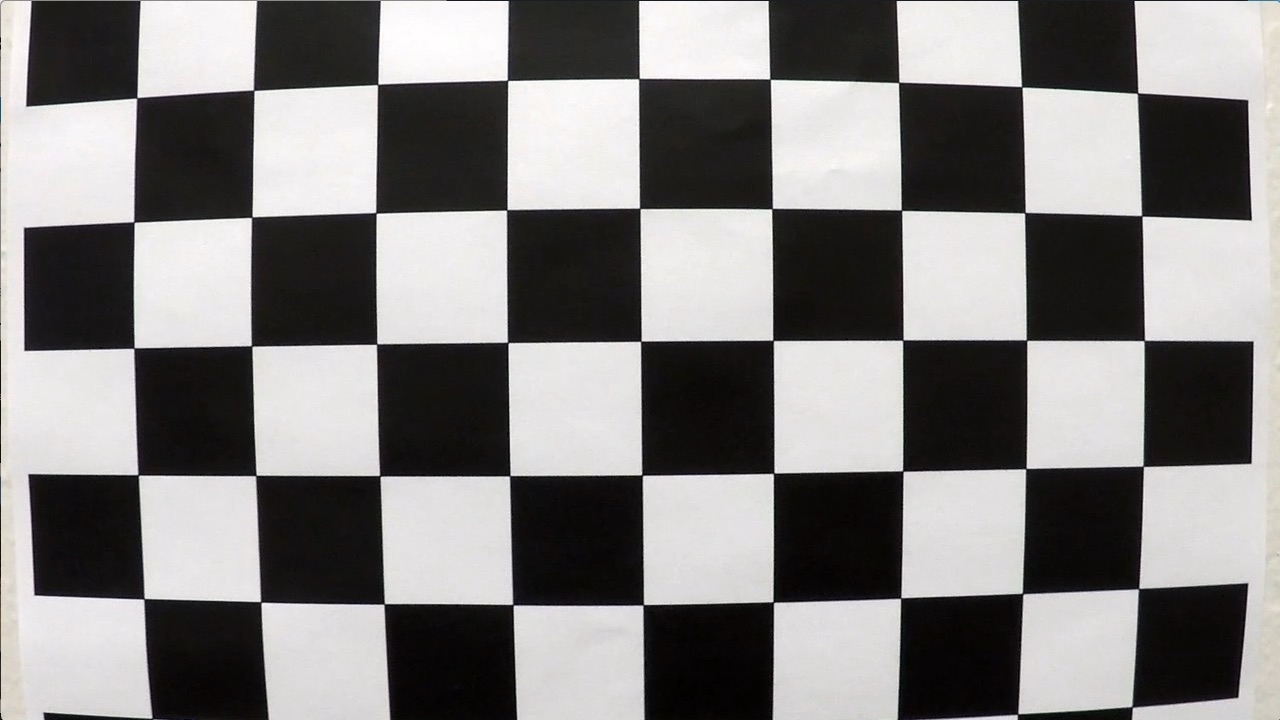
#> input picture camera_cal/calibration1.jpg, 1280 x 720 px; its folder holds 5 pictures in this run
$ python camera_calibration.py
#> lines starting #> are read from the running program, lines starting #| are printed output that depends on the picture; after the words box and inside, x2 and y2 are one past the last pixel; in counts of white or black regions, pixels touching at a corner belong together
import cv2
import numpy as np
import os
import glob
import matplotlib.pyplot as plt

# Defining the dimensions of checkerboard
CHECKERBOARD = (6,9)
criteria = (cv2.TERM_CRITERIA_EPS + cv2.TERM_CRITERIA_MAX_ITER, 30, 0.001)

# Creating vector to store vectors of 3D points for each checkerboard image
objpoints = []
# Creating vector to store vectors of 2D points for each checkerboard image
imgpoints = []


# Defining the world coordinates for 3D points
objp = np.zeros((1, CHECKERBOARD[0] * CHECKERBOARD[1], 3), np.float32)
objp[0,:,:2] = np.mgrid[0:CHECKERBOARD[0], 0:CHECKERBOARD[1]].T.reshape(-1, 2)
prev_img_shape = None

# Extracting path of individual image stored in a given directory
images = glob.glob('camera_cal/*.jpg')
for fname in images:
    img = cv2.imread(fname)
#> img is the input picture: shape (720, 1280, 3); mean B, G, R 127.8, 128.4, 130.1
    gray = cv2.cvtColor(img,cv2.COLOR_BGR2GRAY)
    # Find the chess board corners
    # If desired number of corners are found in the image then ret = true
    ret, corners = cv2.findChessboardCorners(gray, CHECKERBOARD, cv2.CALIB_CB_ADAPTIVE_THRESH + cv2.CALIB_CB_FAST_CHECK + cv2.CALIB_CB_NORMALIZE_IMAGE)
#> ret = False; corners = None

    """
    If desired number of corner are detected,
    we refine the pixel coordinates and display
    them on the images of checker board
    """
    if ret == True:
        objpoints.append(objp)
        # refining pixel coordinates for given 2d points.
        corners2 = cv2.cornerSubPix(gray, corners, (11,11),(-1,-1), criteria)

        imgpoints.append(corners2)

        # Draw and display the corners
        img = cv2.drawChessboardCorners(img, CHECKERBOARD, corners2, ret)
#> pass 2 of the loop `for fname in images:`:
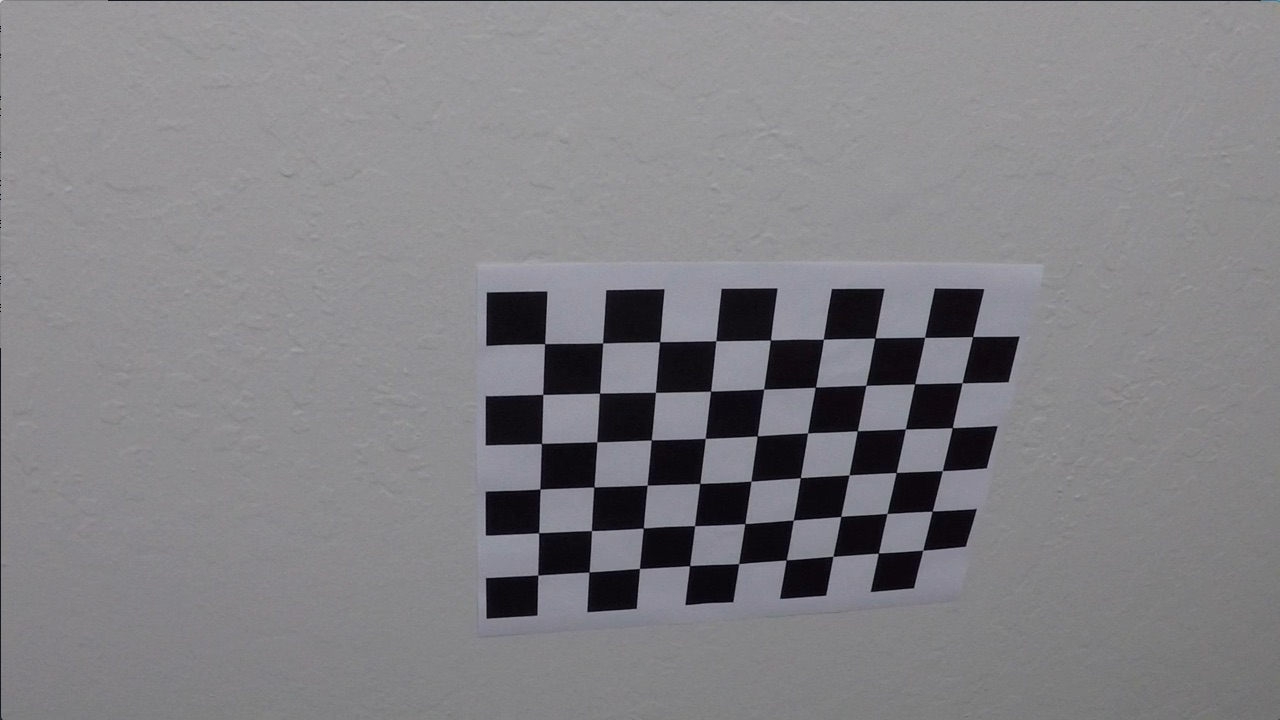
#> input picture camera_cal/calibration10.jpg, 1280 x 720 px
#> img is the input picture: shape (720, 1280, 3); mean B, G, R 133.1, 129.4, 130.2
#> ret = True; corners = 54 rows, first 8: [538.4, 575.5], [537.8, 533.4], [540, 488.9], [541.3, 443.6], [542.6, 393.8], [545.3, 343.1], [589.1, 571.8], [591.7, 531]
#> corners2 = 54 rows, first 8: [537.8, 575.1], [538.6, 532.7], [539.9, 489.1], [541.5, 443.4], [542.7, 394.4], [544.6, 343.6], [589, 572], [591.4, 530.6]
#> `img = cv2.drawChessboardCorners(img, CHECKERBOARD, corners2, ret)`:
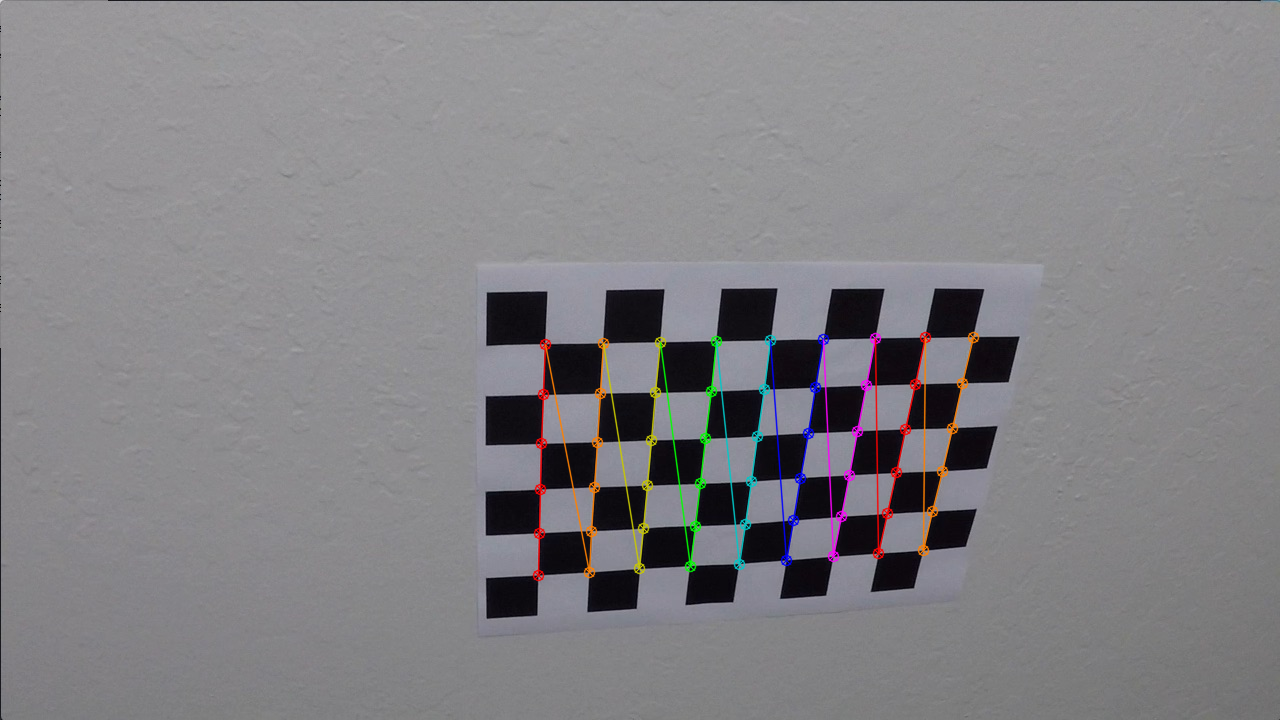
#> img: shape (720, 1280, 3); 1.71% of pixels changed, all inside (x1, y1, x2, y2) = (532, 331, 980, 582)
#> pass 3 of the loop `for fname in images:`:
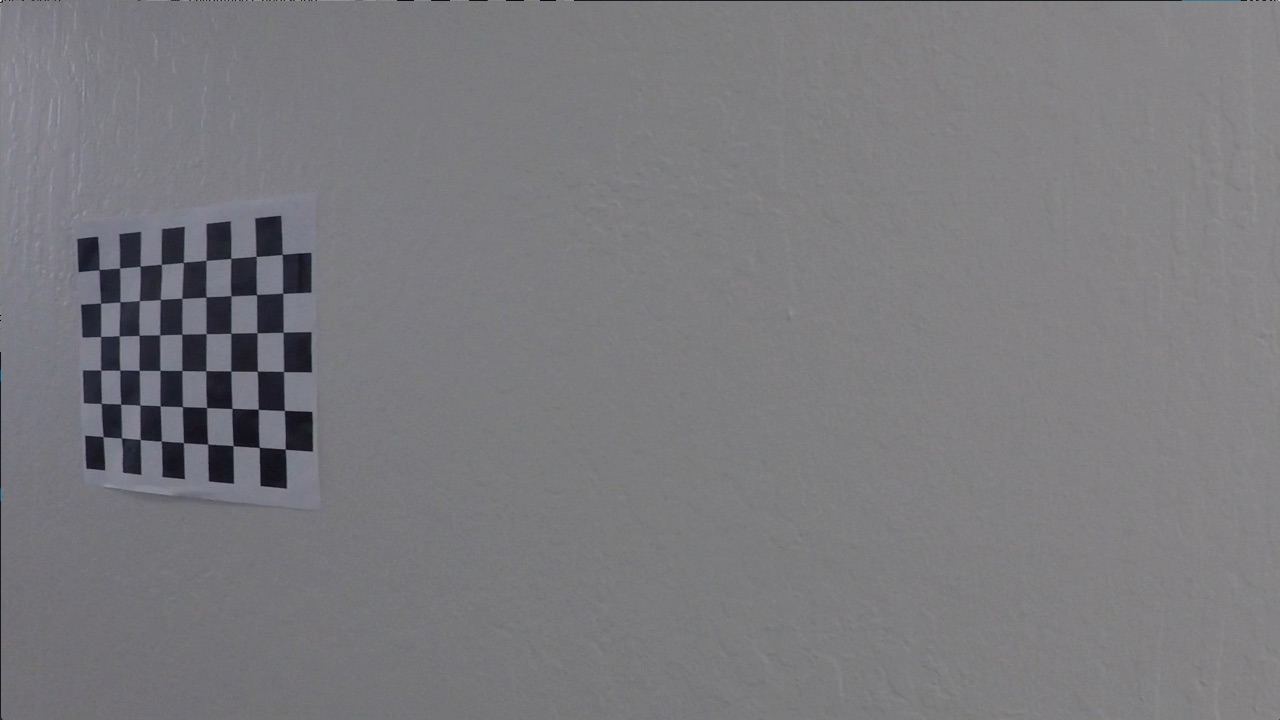
#> input picture camera_cal/calibration11.jpg, 1280 x 720 px
#> img is the input picture: shape (720, 1280, 3); mean B, G, R 125.2, 121.7, 122.2
#> corners = 54 rows, first 8: [103.1, 436.7], [101.2, 403.5], [100.8, 370.1], [100.6, 336.5], [100.6, 303.3], [99.22, 269.6], [121.6, 437.9], [120.8, 404.2]
#> corners2 = 54 rows, first 8: [103.1, 436.6], [101.3, 403.4], [100.7, 370.1], [100.6, 336.4], [100.6, 303.2], [99.04, 269.6], [121.4, 437.8], [120.7, 404.2]
#> `img = cv2.drawChessboardCorners(img, CHECKERBOARD, corners2, ret)`:
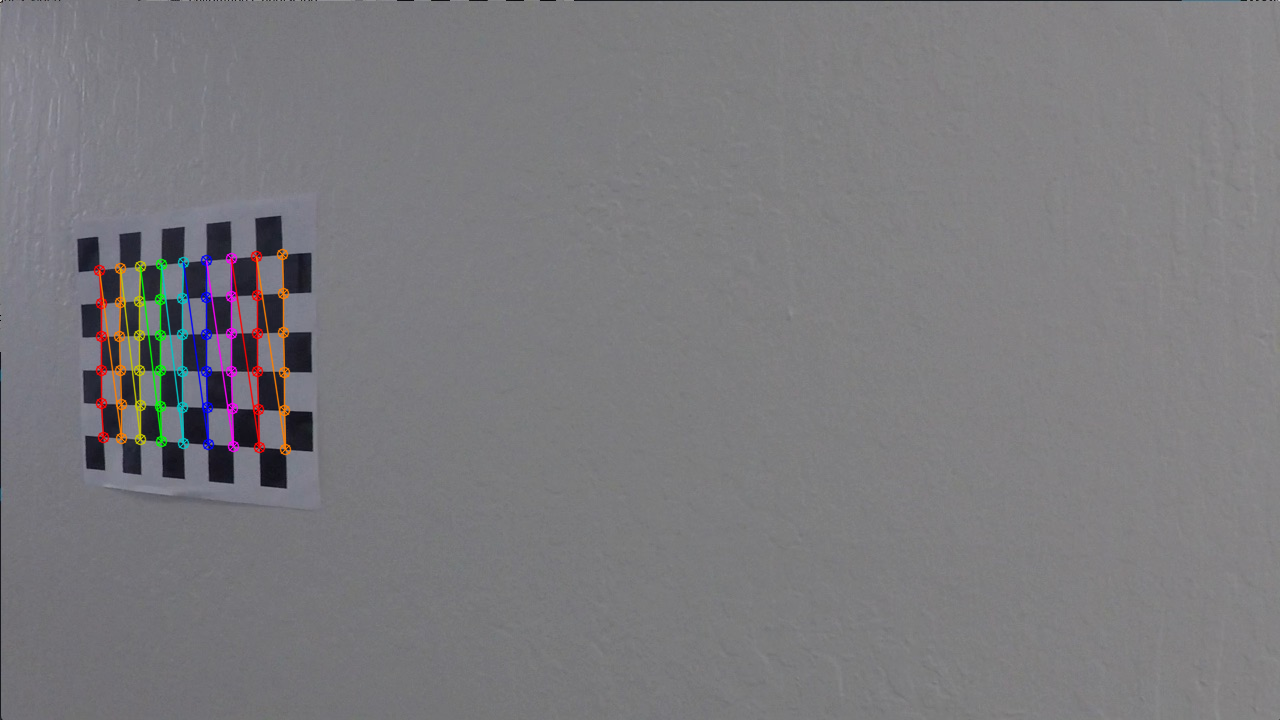
#> img: shape (720, 1280, 3); 1.41% of pixels changed, all inside (x1, y1, x2, y2) = (93, 248, 292, 456)
#> the loop made 5 passes; the first 3 are shown

    #cv2.imshow('img',img)
    #cv2.waitKey(0)

cv2.destroyAllWindows()

h,w = img.shape[:2]
#> h = 502; w = 765

"""
Performing camera calibration by
passing the value of known 3D points (objpoints)
and corresponding pixel coordinates of the
detected corners (imgpoints)
"""
ret, mtx, dist, rvecs, tvecs = cv2.calibrateCamera(objpoints, imgpoints, gray.shape[::-1], None, None)

def undistort(distorted_image):
    return cv2.undistort(distorted_image, mtx, dist, None, mtx)

img = cv2.imread("camera_cal/calibration21.jpg")
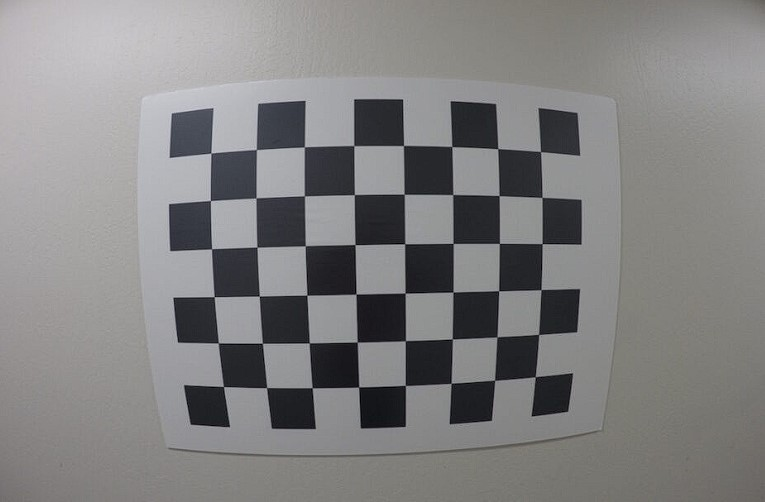
#> input picture camera_cal/calibration21.jpg, 765 x 502 px
#> img is the input picture: shape (502, 765, 3); mean B, G, R 129.4, 129.2, 129.9
output = undistort(img)
#> in undistort, `return cv2.undistort(distorted_image, mtx, dist, None, mtx)`:
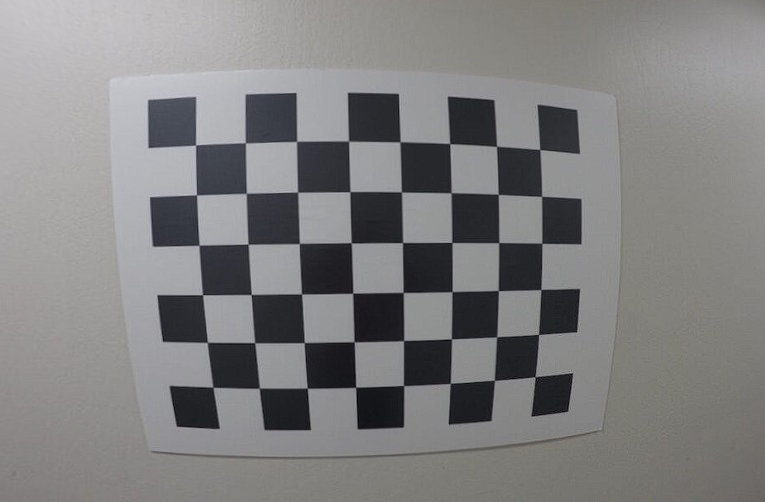
#> returned value: shape (502, 765, 3); mean of channels 0, 1, 2 128.2, 128, 128.4; drawn as B, G, R

plt.imshow(output)
plt.imshow(img)
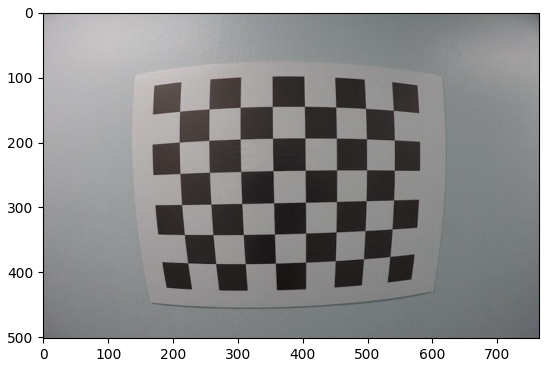
#> figure drawn by matplotlib, 1 panel; B, G, R data is drawn as R, G, B
